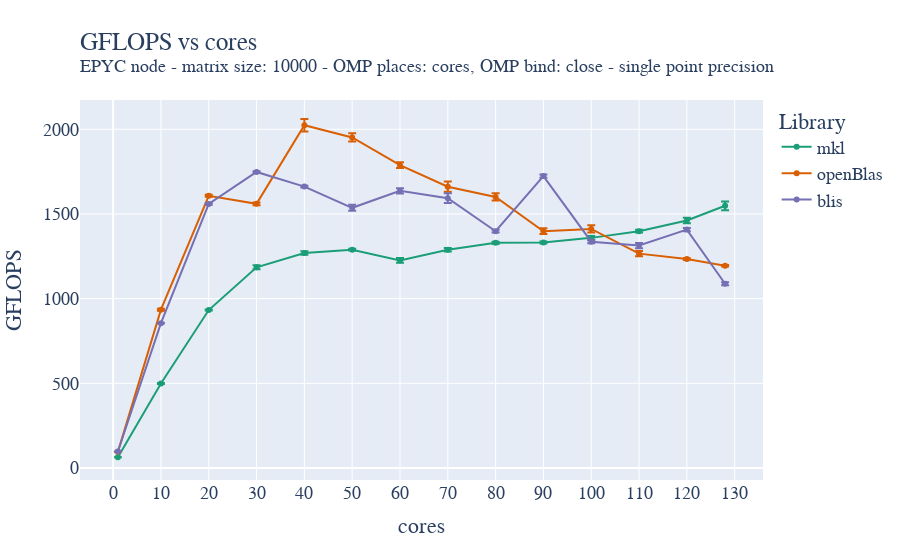

Notebook code cell kept with this figure:
### Code cell
fig = go.Figure()

fig.add_trace(go.Scatter(x=mkl_float_avg["cores"]["mean"], y=mkl_float_avg["gflops"]["mean"], name='mkl',
                         error_y=dict(
                             type="data",
                             array=mkl_float_avg["gflops"]["std"],
                             visible=True)))
fig.add_trace(go.Scatter(x=oblas_float_avg["cores"]["mean"], y=oblas_float_avg["gflops"]["mean"], name='openBlas',
                         error_y=dict(
                             type="data",
                             array=oblas_float_avg["gflops"]["std"],
                             visible=True)))
fig.add_trace(go.Scatter(x=blis_float_avg["cores"]["mean"], y=blis_float_avg["gflops"]["mean"], name='blis',
                         error_y=dict(
                             type="data",
                             array=blis_float_avg["gflops"]["std"],
                             visible=True)))
fig.update_layout(
    title=go.layout.Title(
        text="GFLOPS vs cores<br><sup>EPYC node - matrix size: 10000 - OMP places: cores, OMP bind: close - single point precision</sup>",
        xref="paper",
        x=0,
    ),
    xaxis_title="cores",
    xaxis = dict(
        tickmode = 'linear',
        tick0 = '0',
        dtick = '10'
    ),
    yaxis_title="GFLOPS",
    legend_title="Library",
    font=dict(
        family="Courier New, monospace",
        size=18,
    ),
    colorway=["#1b9e77","#d95f02", "#7570b3"]
)
fig.show()
fig.write_image("/home/andres/hpc/Foundations_of_HPC_2022/Assignment/my_assignment/report/images/fixed_size_epyc_float_gflops_close.pdf", height=500, width=1000)

### Figure 1 — Plotly figure (JSON) as saved in the notebook; plotly's stock layout.template omitted (floating-point values rounded to 4 significant figures)
{"data": [{"error_y": {"array": [0.2313, 2.372, 3.191, 11.57, 10.65, 4.983, 14.15, 10.13, 6.822, 5.961, 10.52, 8.416, 15.8, 25.94], "type": "data", "visible": true}, "name": "mkl", "type": "scatter", "x": [1, 10, 20, 30, 40, 50, 60, 70, 80, 90, 100, 110, 120, 128], "y": [63.35, 498.8, 932.6, 1185.0, 1270.0, 1289.0, 1226.0, 1288.0, 1329.0, 1331.0, 1359.0, 1398.0, 1461.0, 1548.0]}, {"error_y": {"array": [0.2573, 5.45, 5.826, 8.594, 37.0, 24.57, 17.26, 30.54, 21.57, 16.84, 21.38, 16.05, 4.921, 3.999], "type": "data", "visible": true}, "name": "openBlas", "type": "scatter", "x": [1, 10, 20, 30, 40, 50, 60, 70, 80, 90, 100, 110, 120, 128], "y": [95.87, 934.6, 1607.0, 1560.0, 2024.0, 1952.0, 1788.0, 1661.0, 1600.0, 1398.0, 1412.0, 1266.0, 1233.0, 1194.0]}, {"error_y": {"array": [0.2078, 2.248, 5.044, 4.79, 4.972, 17.94, 15.77, 28.6, 7.913, 9.035, 9.004, 15.25, 9.306, 8.912], "type": "data", "visible": true}, "name": "blis", "type": "scatter", "x": [1, 10, 20, 30, 40, 50, 60, 70, 80, 90, 100, 110, 120, 128], "y": [97.29, 854.9, 1559.0, 1748.0, 1661.0, 1536.0, 1636.0, 1593.0, 1398.0, 1723.0, 1336.0, 1313.0, 1408.0, 1088.0]}], "layout": {"colorway": ["#1b9e77", "#d95f02", "#7570b3"], "font": {"family": "Courier New, monospace", "size": 18}, "legend": {"title": {"text": "Library"}}, "title": {"text": "GFLOPS vs cores<br><sup>EPYC node - matrix size: 10000 - OMP places: cores, OMP bind: close - single point precision</sup>", "x": 0, "xref": "paper"}, "xaxis": {"dtick": "10", "tick0": "0", "tickmode": "linear", "title": {"text": "cores"}}, "yaxis": {"title": {"text": "GFLOPS"}}}}
